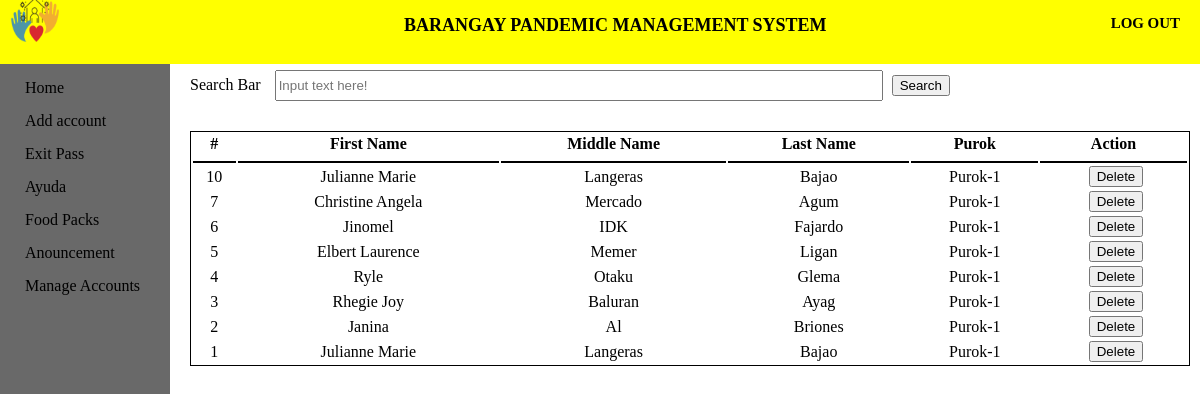
The app's page /ExitPass/eresult.php, older data.
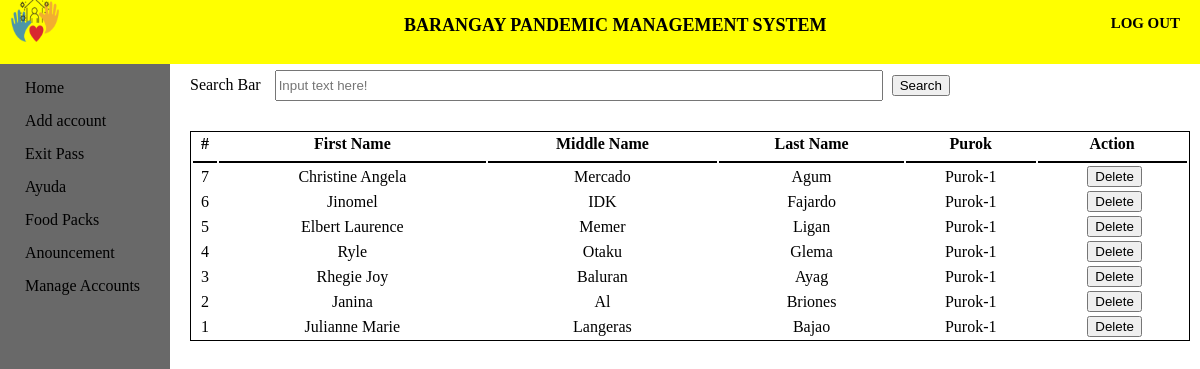
The same page, newer data.
### tables this page shows
CREATE TABLE `exitpass` (
  `epassID` int(11) NOT NULL,
  `Fname2` varchar(50) NOT NULL,
  `Mname2` varchar(50) NOT NULL,
  `Lname2` varchar(50) NOT NULL,
  `purok2` varchar(50) NOT NULL,
  `barangay` varchar(50) NOT NULL
);

### ExitPass/eresult.php (the view, shortened to what this page needs)
<!DOCTYPE html>
<html>
<head>
    <link rel="stylesheet" type="text/css" href="exitpass.css">
</head>
<body>
    <header>
        <div class="log_out">
            <a href="log_out" class="logout_btn"><h5>LOG OUT</h5></a>
        </div>
        <div class="title">
            <h5>BARANGAY PANDEMIC MANAGEMENT SYSTEM</h5>
        </div>
        <div class="logobox">
            <img src="logo1.png" class="logo">
        </div>
    </header>
    <div class="sidebar">
        <a href="../home page/home.html"><span>Home</span></a>
        <a href="../Add account/add account.php"><span>Add account</span></a>
        <a href="../ExitPass/exitpass.php"><span>Exit Pass</span></a>
        <a href="../Ayuda/Ayuda.php"><span>Ayuda</span></a>
        <a href="../Food pack/Food pack.php"><span>Food Packs</span></a>
        <a href="../Announcement/announcement.php"><span>Anouncement</span></a>
        <a href="../Manage Accounts/Maccounts.php"><span>Manage Accounts</span></a>
    </div>
    <div class="content">
        <form action="eresult.php" method="get">
        <div class="Cheader">
            <label>Search Bar</label>
            <input type="text" name="search" id="searchbar" placeholder="Input text here!">
            <button type="submit" >Search</button>
        </div>
        </form>
    <table class="table1">
        <thead>
        <tr>
            <th>#</th>
            <th>First Name</th>
            <th>Middle Name</th>
            <th>Last Name</th>
            <th>Purok</th>
            <th>Action</th>
        </tr>
        </thead>
<tbody>
                    <?php
                        require_once '../Connection/db_conn.php';
                        $search = $_GET['search'];
                        $query = $conn->query("SELECT * FROM exitpass WHERE Fname2 LIKE '%$search%' OR Mname2 LIKE '%$search%' OR Lname2 LIKE '%$search%' ORDER BY epassID DESC") or die(mysqli_error());
                        while($fetch = $query->fetch_array()){
                    ?>
                        <tr>
                            <td><?php echo $fetch['epassID']?></td>
                            <td><?php echo $fetch['Fname2']?></td>
                            <td><?php echo $fetch['Mname2']?></td>
                            <td><?php echo $fetch['Lname2']?></td>
                            <td><?php echo $fetch['purok2']?></td>
                            <td><center></a><a onclick = "confirmationDelete(this); return false;" href = "delete-exitpass.php?epassID=<?php echo $fetch['epassID']?>"><i></i><button> Delete</button></a></center></td>
                        </tr>
                <?php
                    }
                ?>
</body>
</html>

Row changes from the older to the newer data that the page shows:
removed exitpass: epassID "10", Fname2 "Julianne Marie", Mname2 "Langeras", Lname2 "Bajao", purok2 "Purok-1"
